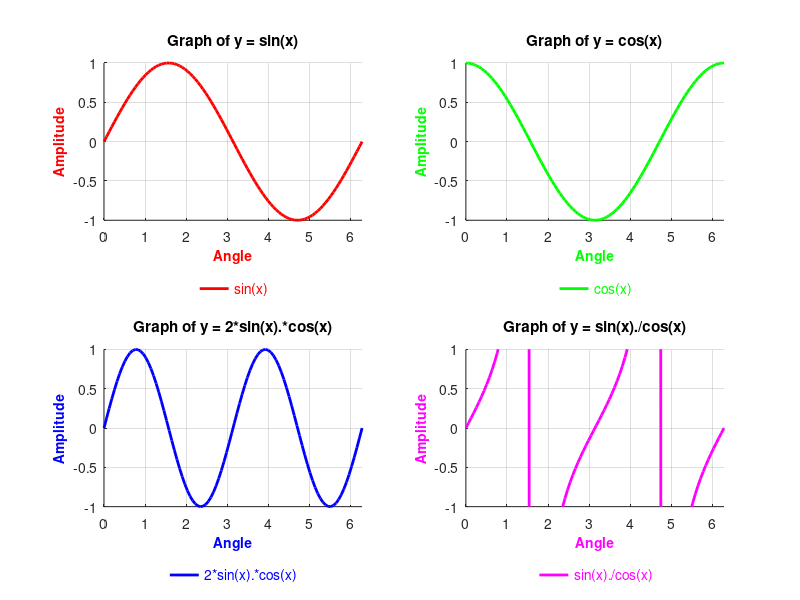

MATLAB code for this plot:
% Name: Priyadarshan Ghosh
% Roll no.: 72
clc;
clf;

a = linspace(0, 2*pi);

subplot(2, 2, 1,'Position', [0.12 0.6 0.37 0.37]);
plot(a,sin(a), 'r', 'linewidth', 2);
title('Graph of y = sin(x)');
xlabel('Angle','FontSize',10,'FontWeight','bold','Color','r');
ylabel('Amplitude','FontSize',10,'FontWeight','bold','Color','r');
legend({'sin(x)'},'FontSize',10,'TextColor','red', 'location', 'southoutside');
legend('boxoff');
axis([0, 2*pi, -1, +1]);
box off;
grid on;

hold on;
subplot(2, 2, 2, 'Position', [0.58 0.6 0.37 0.37]);
plot(a,cos(a), 'g','linewidth', 2);
title('Graph of y = cos(x)');
xlabel('Angle', 'FontSize',10,'FontWeight','bold','Color','g');
ylabel('Amplitude','FontSize',10,'FontWeight','bold','Color','g');
legend({'cos(x)'}, 'FontSize',10,'TextColor','green', 'location', 'southoutside');
legend('boxoff');
axis([0, 2*pi, -1, +1]);
box off;
grid on;


hold on;
subplot(2, 2, 3,'Position', [0.12 0.1 0.37 0.37]);
plot(a,2*sin(a).*cos(a), 'b','linewidth', 2);
title('Graph of y = 2*sin(x).*cos(x)');
xlabel('Angle', 'FontSize',10,'FontWeight','bold','Color','b');
ylabel('Amplitude','FontSize',10,'FontWeight','bold','Color','b');
legend({'2*sin(x).*cos(x)'}, 'FontSize',10,'TextColor','blue', 'location', 'southoutside');
legend('boxoff');
axis([0, 2*pi, -1, +1]);
box off;
grid on;

hold on;
subplot(2, 2, 4,'Position', [0.58 0.1 0.37 0.37]);
plot(a,sin(a)./cos(a), 'm','linewidth', 2);
title('Graph of y = sin(x)./cos(x)');
xlabel('Angle', 'FontSize',10,'FontWeight','bold','Color','m');
ylabel('Amplitude','FontSize',10,'FontWeight','bold','Color','m');
legend({'sin(x)./cos(x)'}, 'FontSize',10,'TextColor','magenta', 'location', 'southoutside');
legend('boxoff');
axis([0, 2*pi, -1, +1]);
box off;
grid on;

% pos = [left bottom width height]